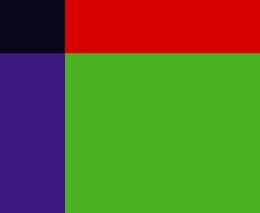
%> input picture test4.jpg, 260 x 213 px, shrunk from 704 x 576 before the run
$ octave FCM_SICM_Main.m   (GNU Octave 9; MATLAB toolbox functions it lacks are replaced by stand-ins)
%> lines starting %> are read from the running program, lines starting %| are printed output that depends on the picture
### bilateralFilter.m
%% This code is for Paris and Durand's ECCV 2006 paper
%% "A Fast Approximation of the Bilateral Filter Using a Signal Processing Approach".
%% You can find this code in http://people.csail.mit.edu/jiawen/software/bilateralFilter.m

% output = bilateralFilter( data, edge, ...
%                          edgeMin, edgeMax, ...
%                          sigmaSpatial, sigmaRange, ...
%                          samplingSpatial, samplingRange )
%
% Bilateral and Cross-Bilateral Filter using the Bilateral Grid.
%
% Bilaterally filters the image 'data' using the edges in the image 'edge'.
% If 'data' == 'edge', then it the standard bilateral filter.
% Otherwise, it is the 'cross' or 'joint' bilateral filter.
% For convenience, you can also pass in [] for 'edge' for the normal
% bilateral filter.
%
% Note that for the cross bilateral filter, data does not need to be
% defined everywhere.  Undefined values can be set to 'NaN'.  However, edge
% *does* need to be defined everywhere.
%
% data and edge should be of the greyscale, double-precision floating point
% matrices of the same size (i.e. they should be [ height x width ])
%
% data is the only required argument
%
% edgeMin and edgeMax specifies the min and max values of 'edge' (or 'data'
% for the normal bilateral filter) and is useful when the input is in a
% range that's not between 0 and 1.  For instance, if you are filtering the
% L channel of an image that ranges between 0 and 100, set edgeMin to 0 and
% edgeMax to 100.
%
% edgeMin defaults to min( edge( : ) ) and edgeMax defaults to max( edge( : ) ).
% This is probably *not* what you want, since the input may not span the
% entire range.
%
% sigmaSpatial and sigmaRange specifies the standard deviation of the space
% and range gaussians, respectively.
% sigmaSpatial defaults to min( width, height ) / 16
% sigmaRange defaults to ( edgeMax - edgeMin ) / 10.
%
% samplingSpatial and samplingRange specifies the amount of downsampling
% used for the approximation.  Higher values use less memory but are also
% less accurate.  The default and recommended values are:
%
% samplingSpatial = sigmaSpatial
% samplingRange = sigmaRange
%

function output = bilateralFilter( data, edge, edgeMin, edgeMax, sigmaSpatial, sigmaRange, ...
    samplingSpatial, samplingRange )

if( ndims( data ) > 2 ),
    error( 'data must be a greyscale image with size [ height, width ]' );
end

if ~exist( 'edge', 'var' ),
    edge = data;
elseif isempty( edge ),
    edge = data;
end

if( ndims( edge ) > 2 ),
    error( 'edge must be a greyscale image with size [ height, width ]' );
end

inputHeight = size( data, 1 );
inputWidth = size( data, 2 );

if ~exist( 'edgeMin', 'var' ),
    edgeMin = min( edge( : ) );
    warning( 'edgeMin not set!  Defaulting to: %f\n', edgeMin );
end

if ~exist( 'edgeMax', 'var' ),
    edgeMax = max( edge( : ) );
    warning( 'edgeMax not set!  Defaulting to: %f\n', edgeMax );
end

edgeDelta = edgeMax - edgeMin;

if ~exist( 'sigmaSpatial', 'var' ),
    sigmaSpatial = min( inputWidth, inputHeight ) / 16;
    fprintf( 'Using default sigmaSpatial of: %f\n', sigmaSpatial );
end

if ~exist( 'sigmaRange', 'var' ),
    sigmaRange = 0.1 * edgeDelta;
    fprintf( 'Using default sigmaRange of: %f\n', sigmaRange );
end

if ~exist( 'samplingSpatial', 'var' ),
    samplingSpatial = sigmaSpatial;
end

if ~exist( 'samplingRange', 'var' ),
    samplingRange = sigmaRange;
end

if size( data ) ~= size( edge ),
    error( 'data and edge must be of the same size' );
end

% parameters
derivedSigmaSpatial = sigmaSpatial / samplingSpatial;
derivedSigmaRange = sigmaRange / samplingRange;

paddingXY = floor( 2 * derivedSigmaSpatial ) + 1;
paddingZ = floor( 2 * derivedSigmaRange ) + 1;

% allocate 3D grid
downsampledWidth = floor( ( inputWidth - 1 ) / samplingSpatial ) + 1 + 2 * paddingXY;
downsampledHeight = floor( ( inputHeight - 1 ) / samplingSpatial ) + 1 + 2 * paddingXY;
downsampledDepth = floor( edgeDelta / samplingRange ) + 1 + 2 * paddingZ;

gridData = zeros( downsampledHeight, downsampledWidth, downsampledDepth );
gridWeights = zeros( downsampledHeight, downsampledWidth, downsampledDepth );

% compute downsampled indices
[ jj, ii ] = meshgrid( 0 : inputWidth - 1, 0 : inputHeight - 1 );

di = round( ii / samplingSpatial ) + paddingXY + 1;
dj = round( jj / samplingSpatial ) + paddingXY + 1;
dz = round( ( edge - edgeMin ) / samplingRange ) + paddingZ + 1;

% perform scatter (there's probably a faster way than this)
% normally would do downsampledWeights( di, dj, dk ) = 1, but we have to
% perform a summation to do box downsampling
for k = 1 : numel( dz )

    dataZ = data( k ); % traverses the image column wise, same as di( k )
    if ~isnan( dataZ  )
        dik = di( k );
        djk = dj( k );
        dzk = dz( k );
        gridData( dik, djk, dzk ) = gridData( dik, djk, dzk ) + dataZ;
        gridWeights( dik, djk, dzk ) = gridWeights( dik, djk, dzk ) + 1;
    end

end
% make gaussian kernel
kernelWidth = 2 * derivedSigmaSpatial + 1;
kernelHeight = kernelWidth;
kernelDepth = 2 * derivedSigmaRange + 1;

halfKernelWidth = floor( kernelWidth / 2 );
halfKernelHeight = floor( kernelHeight / 2 );
halfKernelDepth = floor( kernelDepth / 2 );

[gridX, gridY, gridZ] = meshgrid( 0 : kernelWidth - 1, 0 : kernelHeight - 1, 0 : kernelDepth - 1 );
gridX = gridX - halfKernelWidth;
gridY = gridY - halfKernelHeight;
gridZ = gridZ - halfKernelDepth;
gridRSquared = ( gridX .* gridX + gridY .* gridY ) / ( derivedSigmaSpatial * derivedSigmaSpatial ) + ( gridZ .* gridZ ) / ( derivedSigmaRange * derivedSigmaRange );
kernel = exp( -0.5 * gridRSquared );

% convolve
blurredGridData = convn( gridData, kernel, 'same' );
blurredGridWeights = convn( gridWeights, kernel, 'same' );

% divide
blurredGridWeights( blurredGridWeights == 0 ) = -2; % avoid divide by 0, won't read there anyway
normalizedBlurredGrid = blurredGridData ./ blurredGridWeights;
normalizedBlurredGrid( blurredGridWeights < -1 ) = 0; % put 0s where it's undefined

% upsample
[ jj, ii ] = meshgrid( 0 : inputWidth - 1, 0 : inputHeight - 1 ); % meshgrid does x, then y, so output arguments need to be reversed
% no rounding
di = ( ii / samplingSpatial ) + paddingXY + 1;
dj = ( jj / samplingSpatial ) + paddingXY + 1;
dz = ( edge - edgeMin ) / samplingRange + paddingZ + 1;

% interpn takes rows, then cols, etc
% i.e. size(v,1), then size(v,2), ...
output = interpn( normalizedBlurredGrid, di, dj, dz );

### Label_image.m
% This function is chosen from MATLAB code package of AFCF method written by Tao Lei, Peng Liu and Xiaohong Jia in 2019
% You can find this function here:
% https://ww2.mathworks.cn/matlabcentral/fileexchange/75245-afcf?s_tid=srchtitle
% Many thanks to the authors

function [fs,center_p,Num_p,center_lab] = Label_image(f,L)
% fs is the result of segmentation, center_p is the center pixel of each area
% f is the original image
% L is the label image
f=double(f);
num_area=max(max(L)); %The number of segmented areas
Num_p=zeros(num_area,1);
if size(f,3)<2
    [M,N]=size(f);
    s3=L;
    fs=zeros(M,N);
    center_p=zeros(num_area,1);
    for i=1:num_area
        f2=f(s3==i);f_med=median(f2);fx=double((s3==i))*double(f_med);
        fs=fs+fx;
        center_p(i,:)=uint8(f_med);
        Num_p=zeros(num_area,1);
    end
    fs=uint8(fs);
    %% Color image
else
    [M,N]=size(f(:,:,1));
    s3=L;
    fs=zeros(M,N,3);
    fr=f(:,:,1);fg=f(:,:,2);fb=f(:,:,3);
    center_p=zeros(num_area,3);
    for i=1:num_area
        fr2=fr(s3==i);r_med=median(fr2);r=(s3==i)*r_med;
        fg2=fg(s3==i);g_med=median(fg2);g=(s3==i)*g_med;
        fb2=fb(s3==i);b_med=median(fb2);b=(s3==i)*b_med;
        fs=fs+cat(3,r,g,b);
        center_p(i,:)=uint8([r_med g_med b_med]);
        Num_p(i)=sum(sum(s3==i));
    end
    fs=uint8(fs);
    TT=cat(3,center_p(:,1),center_p(:,2),center_p(:,3));
    TT2=colorspace('Lab<-RGB',TT);
    TT2r=TT2(:,:,1);TT2g=TT2(:,:,2);TT2b=TT2(:,:,3);
    center_lab(:,1)=TT2r(:);center_lab(:,2)=TT2g(:);center_lab(:,3)=TT2b(:);
end

### colorspace.m
function varargout = colorspace(Conversion,varargin)
%COLORSPACE  Convert a color image between color representations.
%   B = COLORSPACE(S,A) converts the color representation of image A
%   where S is a string specifying the conversion.  S tells the
%   source and destination color spaces, S = 'dest<-src', or
%   alternatively, S = 'src->dest'.  Supported color spaces are
%
%     'RGB'              R'G'B' Red Green Blue (ITU-R BT.709 gamma-corrected)
%     'YPbPr'            Luma (ITU-R BT.601) + Chroma
%     'YCbCr'/'YCC'      Luma + Chroma ("digitized" version of Y'PbPr)
%     'YUV'              NTSC PAL Y'UV Luma + Chroma
%     'YIQ'              NTSC Y'IQ Luma + Chroma
%     'YDbDr'            SECAM Y'DbDr Luma + Chroma
%     'JPEGYCbCr'        JPEG-Y'CbCr Luma + Chroma
%     'HSV'/'HSB'        Hue Saturation Value/Brightness
%     'HSL'/'HLS'/'HSI'  Hue Saturation Luminance/Intensity
%     'XYZ'              CIE XYZ
%     'Lab'              CIE L*a*b* (CIELAB)
%     'Luv'              CIE L*u*v* (CIELUV)
%     'Lch'              CIE L*ch (CIELCH)
%
%  All conversions assume 2 degree observer and D65 illuminant.  Color
%  space names are case insensitive.  When R'G'B' is the source or
%  destination, it can be omitted. For example 'yuv<-' is short for
%  'yuv<-rgb'.
%
%  MATLAB uses two standard data formats for R'G'B': double data with
%  intensities in the range 0 to 1, and uint8 data with integer-valued
%  intensities from 0 to 255.  As MATLAB's native datatype, double data is
%  the natural choice, and the R'G'B' format used by colorspace.  However,
%  for memory and computational performance, some functions also operate
%  with uint8 R'G'B'.  Given uint8 R'G'B' color data, colorspace will
%  first cast it to double R'G'B' before processing.
%
%  If A is an Mx3 array, like a colormap, B will also have size Mx3.
%
%  [B1,B2,B3] = COLORSPACE(S,A) specifies separate output channels.
%  COLORSPACE(S,A1,A2,A3) specifies separate input channels.
% Pascal Getreuer 2005-2006
%%% Input parsing %%%
if nargin < 2, error('Not enough input arguments.'); end
[SrcSpace,DestSpace] = parse(Conversion);
if nargin == 2
   Image = varargin{1};
elseif nargin >= 3
   Image = cat(3,varargin{:});
else
   error('Invalid number of input arguments.');
end
FlipDims = (size(Image,3) == 1);
if FlipDims, Image = permute(Image,[1,3,2]); end
if ~isa(Image,'double'), Image = double(Image)/255; end
if size(Image,3) ~= 3, error('Invalid input size.'); end
SrcT = gettransform(SrcSpace);
DestT = gettransform(DestSpace);
if ~ischar(SrcT) & ~ischar(DestT)
   % Both source and destination transforms are affine, so they
   % can be composed into one affine operation
   T = [DestT(:,1:3)*SrcT(:,1:3),DestT(:,1:3)*SrcT(:,4)+DestT(:,4)];
   Temp = zeros(size(Image));
   Temp(:,:,1) = T(1)*Image(:,:,1) + T(4)*Image(:,:,2) + T(7)*Image(:,:,3) + T(10);
   Temp(:,:,2) = T(2)*Image(:,:,1) + T(5)*Image(:,:,2) + T(8)*Image(:,:,3) + T(11);
   Temp(:,:,3) = T(3)*Image(:,:,1) + T(6)*Image(:,:,2) + T(9)*Image(:,:,3) + T(12);
   Image = Temp;
elseif ~ischar(DestT)
   Image = rgb(Image,SrcSpace);
   Temp = zeros(size(Image));
   Temp(:,:,1) = DestT(1)*Image(:,:,1) + DestT(4)*Image(:,:,2) + DestT(7)*Image(:,:,3) + DestT(10);
   Temp(:,:,2) = DestT(2)*Image(:,:,1) + DestT(5)*Image(:,:,2) + DestT(8)*Image(:,:,3) + DestT(11);
   Temp(:,:,3) = DestT(3)*Image(:,:,1) + DestT(6)*Image(:,:,2) + DestT(9)*Image(:,:,3) + DestT(12);
   Image = Temp;
else
   Image = feval(DestT,Image,SrcSpace);
end
%%% Output format %%%
if nargout > 1
   varargout = {Image(:,:,1),Image(:,:,2),Image(:,:,3)};
else
   if FlipDims, Image = permute(Image,[1,3,2]); end
   varargout = {Image};
end
return;

function [SrcSpace,DestSpace] = parse(Str)
% Parse conversion argument
if isstr(Str)
   Str = lower(strrep(strrep(Str,'-',''),' ',''));
   k = find(Str == '>');

   if length(k) == 1         % Interpret the form 'src->dest'
      SrcSpace = Str(1:k-1);
      DestSpace = Str(k+1:end);
   else
      k = find(Str == '<');

      if length(k) == 1      % Interpret the form 'dest<-src'
         DestSpace = Str(1:k-1);
         SrcSpace = Str(k+1:end);
      else
         error(['Invalid conversion, ''',Str,'''.']);
      end
   end

   SrcSpace = alias(SrcSpace);
   DestSpace = alias(DestSpace);
else
   SrcSpace = 1;             % No source pre-transform
   DestSpace = Conversion;
   if any(size(Conversion) ~= 3), error('Transformation matrix must be 3x3.'); end
end
return;

function Space = alias(Space)
Space = strrep(Space,'cie','');
if isempty(Space)
   Space = 'rgb';
end
switch Space
case {'ycbcr','ycc'}
   Space = 'ycbcr';
case {'hsv','hsb'}
   Space = 'hsv';
case {'hsl','hsi','hls'}
   Space = 'hsl';
case {'rgb','yuv','yiq','ydbdr','ycbcr','jpegycbcr','xyz','lab','luv','lch'}
   return;
end
return;

function T = gettransform(Space)
% Get a colorspace transform: either a matrix describing an affine transform,
% or a string referring to a conversion subroutine
switch Space
case 'ypbpr'
   T = [0.299,0.587,0.114,0;-0.1687367,-0.331264,0.5,0;0.5,-0.418688,-0.081312,0];
case 'yuv'
   % R'G'B' to NTSC/PAL YUV
   T = [0.299,0.587,0.114,0;-0.147,-0.289,0.436,0;0.615,-0.515,-0.100,0];
case 'ydbdr'
   % R'G'B' to SECAM YDbDr
   T = [0.299,0.587,0.114,0;-0.450,-0.883,1.333,0;-1.333,1.116,0.217,0];
case 'yiq'
   % R'G'B' in [0,1] to NTSC YIQ in [0,1];[-0.595716,0.595716];[-0.522591,0.522591];
   T = [0.299,0.587,0.114,0;0.595716,-0.274453,-0.321263,0;0.211456,-0.522591,0.311135,0];
case 'ycbcr'
   % R'G'B' (range [0,1]) to ITU-R BRT.601 (CCIR 601) Y'CbCr
   % Poynton, Equation 3, scaling of R'G'B to Y'PbPr conversion
   T = [65.481,128.553,24.966,16;-37.797,-74.203,112.0,128;112.0,-93.786,-18.214,128];
case 'jpegycbcr'
   T = [0.299,0.587,0.114,0;-0.168736,-0.331264,0.5,0.5;0.5,-0.418688,-0.081312,0.5]*255;
case {'rgb','xyz','hsv','hsl','lab','luv','lch'}
   T = Space;
otherwise
   error(['Unknown color space, ''',Space,'''.']);
end
return;

function Image = rgb(Image,SrcSpace)
% Convert to Rec. 709 R'G'B' from 'SrcSpace'
switch SrcSpace
case 'rgb'
   return;
case 'hsv'
   % Convert HSV to R'G'B'
   Image = huetorgb((1 - Image(:,:,2)).*Image(:,:,3),Image(:,:,3),Image(:,:,1));
case 'hsl'
   % Convert HSL to R'G'B'
   L = Image(:,:,3);
   Delta = Image(:,:,2).*min(L,1-L);
   Image = huetorgb(L-Delta,L+Delta,Image(:,:,1));
case {'xyz','lab','luv','lch'}
   % Convert to CIE XYZ
   Image = xyz(Image,SrcSpace);
   % Convert XYZ to RGB
   T = [3.240479,-1.53715,-0.498535;-0.969256,1.875992,0.041556;0.055648,-0.204043,1.057311];
   R = T(1)*Image(:,:,1) + T(4)*Image(:,:,2) + T(7)*Image(:,:,3);  % R
   G = T(2)*Image(:,:,1) + T(5)*Image(:,:,2) + T(8)*Image(:,:,3);  % G
   B = T(3)*Image(:,:,1) + T(6)*Image(:,:,2) + T(9)*Image(:,:,3);  % B
   % Desaturate and rescale to constrain resulting RGB values to [0,1]
   AddWhite = -min(min(min(R,G),B),0);
   Scale = max(max(max(R,G),B)+AddWhite,1);
   R = (R + AddWhite)./Scale;
   G = (G + AddWhite)./Scale;
   B = (B + AddWhite)./Scale;
   % Apply gamma correction to convert RGB to Rec. 709 R'G'B'
   Image(:,:,1) = gammacorrection(R);  % R'
   Image(:,:,2) = gammacorrection(G);  % G'
   Image(:,:,3) = gammacorrection(B);  % B'
otherwise  % Conversion is through an affine transform
   T = gettransform(SrcSpace);
   temp = inv(T(:,1:3));
   T = [temp,-temp*T(:,4)];
   R = T(1)*Image(:,:,1) + T(4)*Image(:,:,2) + T(7)*Image(:,:,3) + T(10);
   G = T(2)*Image(:,:,1) + T(5)*Image(:,:,2) + T(8)*Image(:,:,3) + T(11);
   B = T(3)*Image(:,:,1) + T(6)*Image(:,:,2) + T(9)*Image(:,:,3) + T(12);
   AddWhite = -min(min(min(R,G),B),0);
   Scale = max(max(max(R,G),B)+AddWhite,1);
   R = (R + AddWhite)./Scale;
   G = (G + AddWhite)./Scale;
   B = (B + AddWhite)./Scale;
   Image(:,:,1) = R;
   Image(:,:,2) = G;
   Image(:,:,3) = B;
end
% Clip to [0,1]
Image = min(max(Image,0),1);
return;


function Image = xyz(Image,SrcSpace)
% Convert to CIE XYZ from 'SrcSpace'
WhitePoint = [0.950456,1,1.088754];
switch SrcSpace
case 'xyz'
   return;
case 'luv'
   % Convert CIE L*uv to XYZ
   WhitePointU = (4*WhitePoint(1))./(WhitePoint(1) + 15*WhitePoint(2) + 3*WhitePoint(3));
   WhitePointV = (9*WhitePoint(2))./(WhitePoint(1) + 15*WhitePoint(2) + 3*WhitePoint(3));
   L = Image(:,:,1);
   Y = (L + 16)/116;
   Y = invf(Y)*WhitePoint(2);
   U = Image(:,:,2)./(13*L + 1e-6*(L==0)) + WhitePointU;
   V = Image(:,:,3)./(13*L + 1e-6*(L==0)) + WhitePointV;
   Image(:,:,1) = -(9*Y.*U)./((U-4).*V - U.*V);                  % X
   Image(:,:,2) = Y;                                             % Y
   Image(:,:,3) = (9*Y - (15*V.*Y) - (V.*Image(:,:,1)))./(3*V);  % Z
case {'lab','lch'}
   Image = lab(Image,SrcSpace);
   % Convert CIE L*ab to XYZ
   fY = (Image(:,:,1) + 16)/116;
   fX = fY + Image(:,:,2)/500;
   fZ = fY - Image(:,:,3)/200;
   Image(:,:,1) = WhitePoint(1)*invf(fX);  % X
   Image(:,:,2) = WhitePoint(2)*invf(fY);  % Y
   Image(:,:,3) = WhitePoint(3)*invf(fZ);  % Z
otherwise   % Convert from some gamma-corrected space
   % Convert to Rec. 701 R'G'B'
   Image = rgb(Image,SrcSpace);
   % Undo gamma correction
   R = invgammacorrection(Image(:,:,1));
   G = invgammacorrection(Image(:,:,2));
   B = invgammacorrection(Image(:,:,3));
   % Convert RGB to XYZ
   T = inv([3.240479,-1.53715,-0.498535;-0.969256,1.875992,0.041556;0.055648,-0.204043,1.057311]);
   Image(:,:,1) = T(1)*R + T(4)*G + T(7)*B;  % X
   Image(:,:,2) = T(2)*R + T(5)*G + T(8)*B;  % Y
   Image(:,:,3) = T(3)*R + T(6)*G + T(9)*B;  % Z
end
return;

% [34 lines left out: functions hsv, hsl, not called in this run]

function Image = lab(Image,SrcSpace)
% Convert to CIE L*a*b* (CIELAB)
WhitePoint = [0.950456,1,1.088754];
switch SrcSpace
case 'lab'
   return;
case 'lch'
   % Convert CIE L*CH to CIE L*ab
   C = Image(:,:,2);
   Image(:,:,2) = cos(Image(:,:,3)*pi/180).*C;  % a*
   Image(:,:,3) = sin(Image(:,:,3)*pi/180).*C;  % b*
otherwise
   Image = xyz(Image,SrcSpace);  % Convert to XYZ
   % Convert XYZ to CIE L*a*b*
   X = Image(:,:,1)/WhitePoint(1);
   Y = Image(:,:,2)/WhitePoint(2);
   Z = Image(:,:,3)/WhitePoint(3);
   fX = f(X);
   fY = f(Y);
   fZ = f(Z);
   Image(:,:,1) = 116*fY - 16;    % L*
   Image(:,:,2) = 500*(fX - fY);  % a*
   Image(:,:,3) = 200*(fY - fZ);  % b*
end
return;

% [63 lines left out: functions luv, lch, huetorgb, rgbtohue, gammacorrection, not called in this run]

function R = invgammacorrection(Rp)
R = real(((Rp + 0.099)/1.099).^(1/0.45));
i = (R < 0.018);
R(i) = Rp(i)/4.5138;
return;

function fY = f(Y)
fY = real(Y.^(1/3));
i = (Y < 0.008856);
fY(i) = Y(i)*(841/108) + (4/29);
return;

% [5 lines left out: function invf, not called in this run]

### FCM_SICM_Main.m
%% BEST RUN WITH MATLAB R2018b!
%%%%%%%%%%%%%%%%%%%%%%%%%%%%%%%%%%%%%%%%%%%%%%%%%%%%%%%%%%%%%%%%%%%%%%%%%%%%%%%%%%%%%%%%%%%%%
% Robust Fuzzy C-Means Clustering Algorithm with Adaptive Spatial & Intensity Constraint and Membership Linking for Noise Image Segmentation
% Applied Soft Computing 92 (2020) 106318
% DOI: https://doi.org/10.1016/j.asoc.2020.106318
% Please kindly cite this paper as you like.
%
% This code was solely written by Qingsheng Wang.
%
%% Basically, you can run this code SEVERAL times to acquire the most desired result.
%% It is welcomed to change the following parameters as you like to see what gonna happen.

%% Please tune the parameters according to the instructions in the paper.
% For example
% For fingerpint.tif in 15% mixed noise, it is best segmented with sigma_d = 2.5 and sigma_r = 5.
% For other images in 15% mixed noise, it is best segmented with sigma_d = 5 and sigma_r = 2 or 2.5.
% to get the best result.

% Inputs:
% density - Mixed noise density
% error - Minimum absolute difference between ath J and (a-1)th J
% cluster_num - Number of clusters
% max_iter - Max iterations
% ==============Parameters for fast bilateral filter================
% sigma_d - geometric spread
% sigma_r - photometric spread;
%%%%%%%%%%%%%%%%%%%%%%%%%%%%%%%%%%%%%%%%%%%%%%%%%%%%%%%%%%%%%%%%%%%%%%%%%%%%%%%%%%%%%%%%%%%%%

%% Intialization
clear all;
close all;
%% Parameters
% Parameters for bilateral filter
sigma_d = 5;
sigma_r = 2.5;
% Parameters for clustering
density = 0.1;
error = 0.001;
cluster_num = 4;
max_iter = 100;
m = 2;
%% Input image
f_uint8 = imread('test4.jpg'); % ff restores input image as uint8
%> f_uint8 is the input picture: size 213x260x3 uint8; mean R, G, B 93.1, 105.2, 44.6
f = double(f_uint8) / 255;
[row, col, depth] = size(f);
N = row * col;
%% Construct mixed noise
f = imnoise(f,'gaussian',0,density);
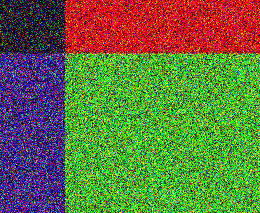
%> f: size 213x260x3 double; mean R, G, B 0.382, 0.444, 0.243
f = imnoise(f,'salt & pepper',density);
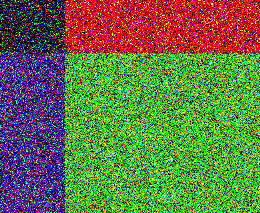
%> f: size 213x260x3 double; mean R, G, B 0.393, 0.451, 0.269
f = imnoise(f,'speckle',density);
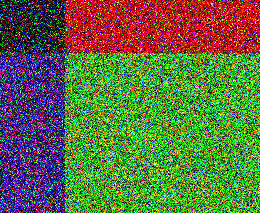
%> f: size 213x260x3 double; mean R, G, B 0.372, 0.424, 0.258
figure, imshow(f);
%% Process fast bilateral filtering
f_bilateral = zeros(row, col, depth);
for i = 1 : depth
    f_bilateral(:, :, i) = bilateralFilter(f(:, :, i), [], 0, 1, sigma_d, sigma_r);
end
%> this loop made 3 passes
%> pass 1, in bilateralFilter, `edge = data;`:
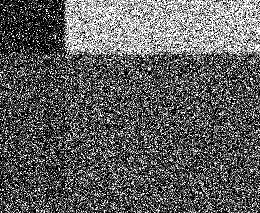
%> edge: size 213x260 double; min 0, max 1, mean 0.372
%> pass 1, in bilateralFilter, `output = interpn( normalizedBlurredGrid, di, dj, dz );`:
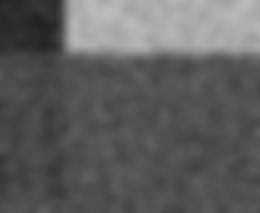
%> output: size 213x260 double; min 0.133, max 0.744, mean 0.372
%% Pixel reshaping
all_pixel = repmat(reshape(f, N, 1, depth), [1 cluster_num 1]);
all_pixel_bi = repmat(reshape(f_bilateral, N, 1, depth), [1 cluster_num 1]);
%% Acquire difference
difference = 20 * abs(all_pixel - all_pixel_bi) + eps;
%% Clustering initialization
% Randomly initialize membership degrees
U = rand(N, cluster_num);
U_col_sum = sum(U, 2);
U = U ./ repmat(U_col_sum, [1 cluster_num]);
U_m = U .^ m;
% Constraint alpha for conventional FCM
alpha = 1 ./ difference;
% Constraint beta for local information
beta = difference;
%% FCM Clustering
for iter = 1 : max_iter
    U_m = repmat(U_m, [1 1 depth]);
    % Update cluster centers by Eq. (25)
    center = sum(U_m .* (alpha .* all_pixel + beta .* all_pixel_bi)) ./ sum(U_m .* (alpha + beta));
    % Compute similarity
    center_rep = repmat(center, [N 1 1]);
    d1 = mean(alpha .* (all_pixel - center_rep) .^ 2, 3);
    d2 = mean(beta .* (all_pixel_bi - center_rep) .^ 2, 3);
    d = d1 + d2;
    % Compute membership linking by Eq. (13)
    membership_linking = repmat(log(sum(U) + 1) .^ 2, [N 1]);
    % Update membership degrees by Eq. (24)
    U_numerator = (d ./ membership_linking) .^ (1 / (m - 1));
    U = U_numerator .* repmat(sum(1 ./ U_numerator, 2), [1, cluster_num]);
    U =  1./ U;
    U_m = U .^ m;
    % Update objective function J by Eq. (20)
    J(iter)=sum(sum(U_m .* d ./ membership_linking));
    fprintf('Iter %d\n', iter);
    % Iteration stopping condition
    if iter > 1 && abs(J(iter) - J(iter - 1)) <= error
        fprintf('Objective function is converged\n');
        break;
    end
    if iter > 1 && iter == max_iter && abs(J(iter) - J(iter - 1)) > error
        fprintf('Objective function is not converged. Max iteration reached\n');
        break;
    end
end
%> (the rest of the program and of its run is left out)
